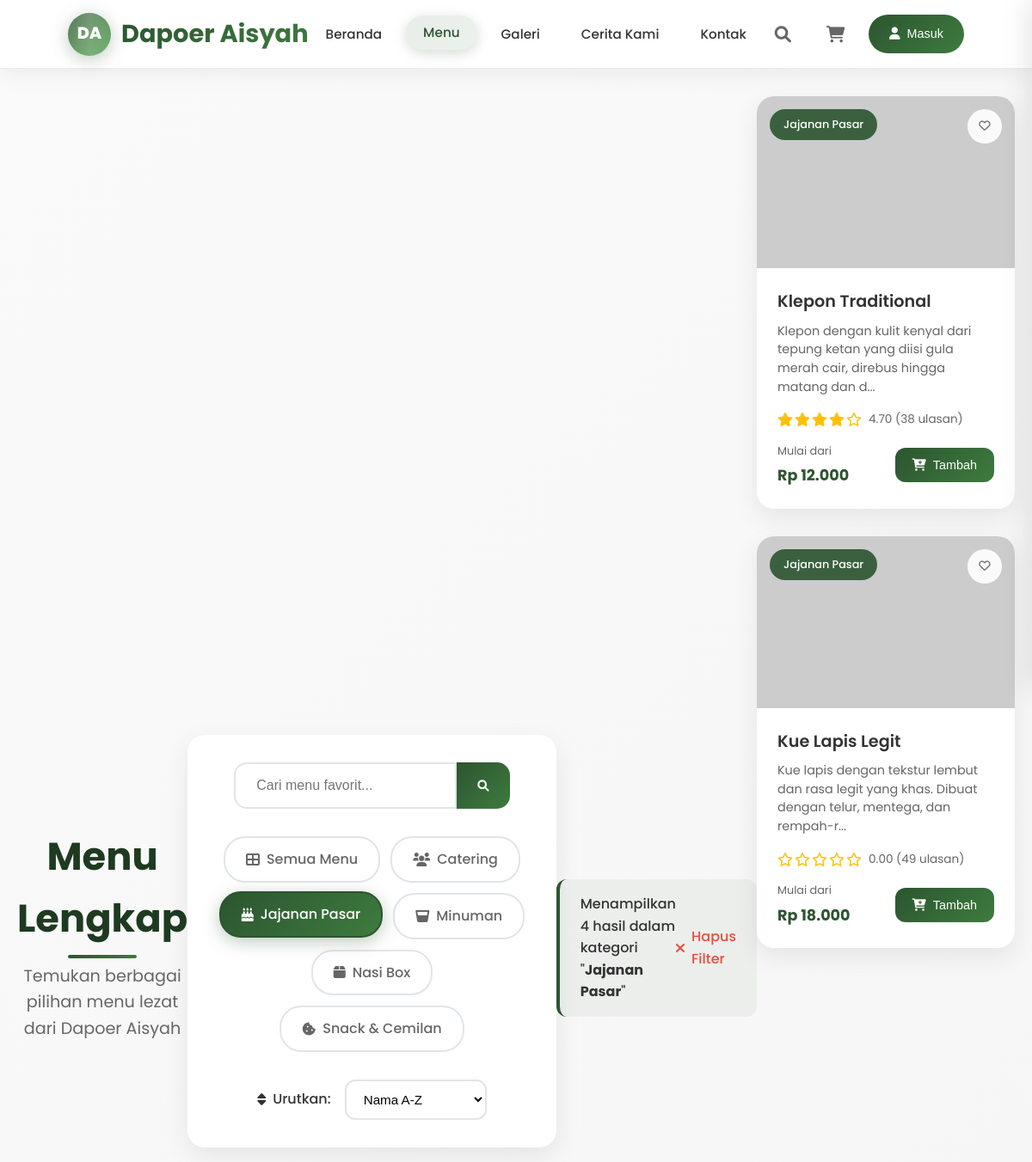
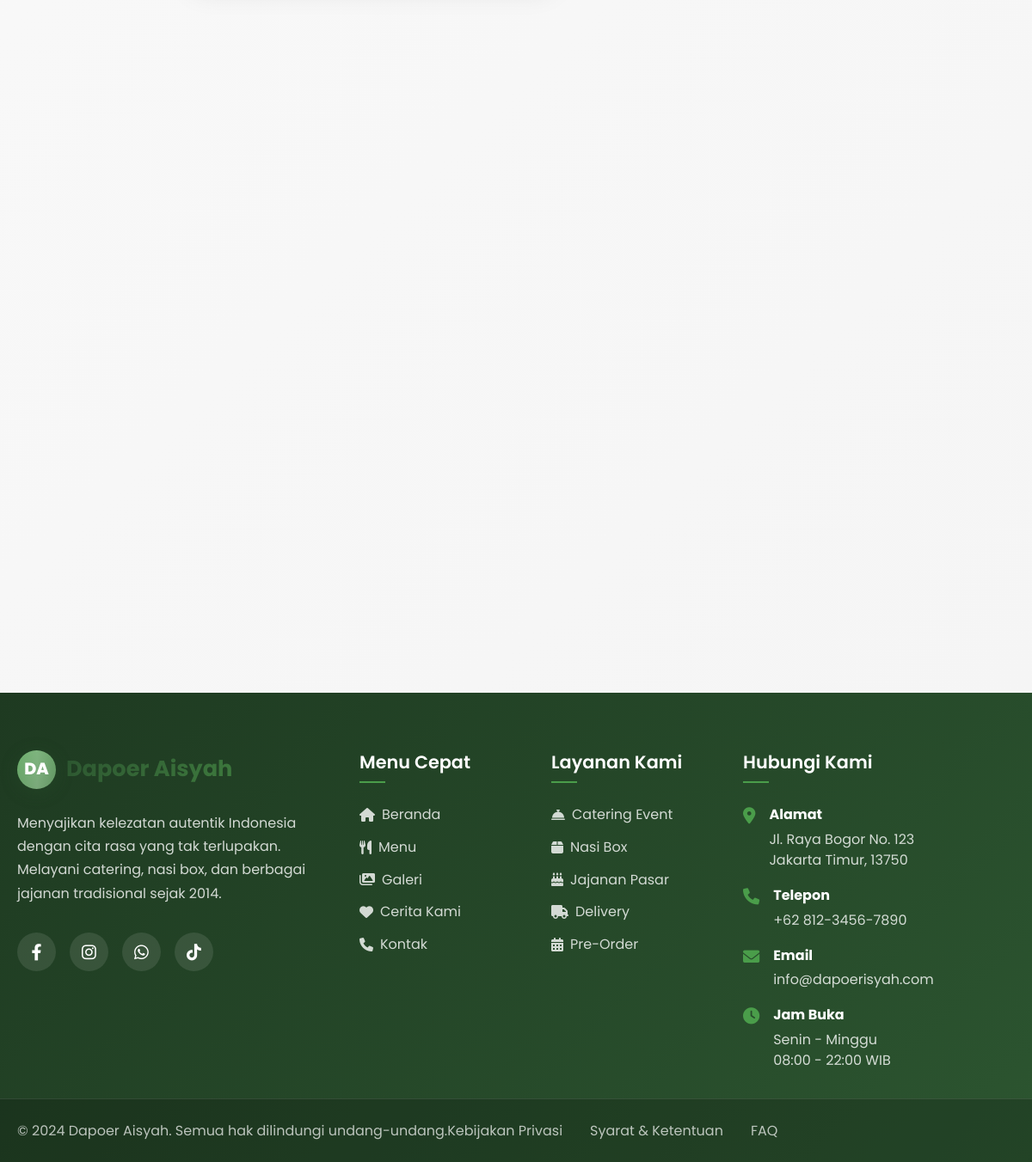
The page /menu.php?category=jajanan-pasar on the database its author committed (2 pictures, top to bottom).
### tables this page shows
CREATE TABLE categories (
    id INT AUTO_INCREMENT PRIMARY KEY,
    name VARCHAR(50) NOT NULL,
    slug VARCHAR(50) UNIQUE NOT NULL,
    description TEXT,
    image VARCHAR(255),
    icon VARCHAR(50),
    sort_order INT DEFAULT 0,
    is_active BOOLEAN DEFAULT TRUE,
    meta_title VARCHAR(150),
    meta_description TEXT,
    created_at TIMESTAMP DEFAULT CURRENT_TIMESTAMP,
    updated_at TIMESTAMP DEFAULT CURRENT_TIMESTAMP ON UPDATE CURRENT_TIMESTAMP,
    INDEX idx_slug (slug),
    INDEX idx_active (is_active)
);

CREATE TABLE products (
    id INT AUTO_INCREMENT PRIMARY KEY,
    name VARCHAR(100) NOT NULL,
    slug VARCHAR(100) UNIQUE NOT NULL,
    description TEXT,
    short_description VARCHAR(255),
    price DECIMAL(12,2) NOT NULL,
    sale_price DECIMAL(12,2),
    sku VARCHAR(50) UNIQUE,
    image VARCHAR(255),
    gallery JSON,
    category_id INT,
    stock INT DEFAULT 0,
    min_stock INT DEFAULT 5,
    rating DECIMAL(3,2) DEFAULT 0,
    rating_count INT DEFAULT 0,
    weight DECIMAL(8,2) DEFAULT 0,
    dimensions VARCHAR(50),
    is_featured BOOLEAN DEFAULT FALSE,
    is_active BOOLEAN DEFAULT TRUE,
    meta_title VARCHAR(150),
    meta_description TEXT,
    ingredients TEXT,
    nutritional_info JSON,
    allergen_info TEXT,
    serving_size VARCHAR(50),
    preparation_time INT,  
    spice_level ENUM('mild', 'medium', 'hot', 'extra_hot'),
    created_at TIMESTAMP DEFAULT CURRENT_TIMESTAMP,
    updated_at TIMESTAMP DEFAULT CURRENT_TIMESTAMP ON UPDATE CURRENT_TIMESTAMP,
    FOREIGN KEY (category_id) REFERENCES categories(id) ON DELETE SET NULL,
    INDEX idx_slug (slug),
    INDEX idx_category (category_id),
    INDEX idx_active (is_active),
    INDEX idx_featured (is_featured),
    INDEX idx_rating (rating),
    INDEX idx_price (price)
);

### config/database.php (called while the page is built, shortened)
<?php
function cleanInput($data) {
    $data = trim($data);
    $data = stripslashes($data);
    $data = htmlspecialchars($data);
    return $data;
}
?>

### menu.php (the view, shortened to what this page needs)
<?php
require_once 'config/database.php';
require_once 'includes/header.php';
$category = isset($_GET['category']) ? cleanInput($_GET['category']) : '';
$search = isset($_GET['search']) ? cleanInput($_GET['search']) : '';
$sort = isset($_GET['sort']) ? cleanInput($_GET['sort']) : 'name';
try {
    $pdo = getConnection();
    $stmt = $pdo->prepare("SELECT * FROM categories WHERE is_active = 1 ORDER BY name");
    $stmt->execute();
    $categories = $stmt->fetchAll();
    $whereConditions = ["p.is_active = 1"];
    $params = [];
    if ($category) {
        $whereConditions[] = "c.slug = ?";
        $params[] = $category;
    }
    $whereClause = implode(' AND ', $whereConditions);
    $orderBy = "p.name ASC";
    $sql = "
        SELECT p.*, c.name as category_name, c.slug as category_slug
        FROM products p
        LEFT JOIN categories c ON p.category_id = c.id
        WHERE $whereClause
        ORDER BY $orderBy
    ";
    $stmt = $pdo->prepare($sql);
    $stmt->execute($params);
    $products = $stmt->fetchAll();
} catch(PDOException $e) {
    $products = [];
    $categories = [];
}
?>
<main>
    <section class="menu-page">
        <div class="container">
            <div class="section-header">
                <h2>Menu Lengkap</h2>
                <p>Temukan berbagai pilihan menu lezat dari Dapoer Aisyah</p>
            </div>
            <div class="menu-filters">
                <div class="filter-container">
                    <div class="search-filter">
                        <form method="GET" class="search-form">
                            <div class="search-input-wrapper">
                                <input type="text" name="search" placeholder="Cari menu favorit..."
                                       value="<?php echo htmlspecialchars($search); ?>" class="filter-search-input">
                                <button type="submit" class="filter-search-btn">
                                    <i class="fas fa-search"></i>
                                </button>
                            </div>
                        </form>
                    </div>
                    <div class="category-filter">
                        <div class="filter-tabs">
                            <a href="menu.php" class="filter-tab <?php echo !$category ? 'active' : ''; ?>">
                                <i class="fas fa-th-large"></i>
                                Semua Menu
                            </a>
                            <?php foreach($categories as $cat): ?>
                                <a href="menu.php?category=<?php echo $cat['slug']; ?><?php echo $search ? '&search=' . urlencode($search) : ''; ?><?php echo $sort ? '&sort=' . $sort : ''; ?>"
                                   class="filter-tab <?php echo $category === $cat['slug'] ? 'active' : ''; ?>">
                                    <i class="<?php echo $cat['icon'] ?: 'fas fa-utensils'; ?>"></i>
                                    <?php echo htmlspecialchars($cat['name']); ?>
                                </a>
                            <?php endforeach; ?>
                        </div>
                    </div>
                    <div class="sort-filter">
                        <div class="sort-wrapper">
                            <label for="sortSelect">
                                <i class="fas fa-sort"></i>
                                Urutkan:
                            </label>
                            <select id="sortSelect" name="sort" onchange="changeSortOrder(this.value)" class="sort-select">
                                <option value="name" <?php echo $sort === 'name' ? 'selected' : ''; ?>>Nama A-Z</option>
                            </select>
                        </div>
                    </div>
                </div>
            </div>
            <?php if ($search || $category): ?>
                <div class="results-info">
                    <p>
                        Menampilkan <?php echo count($products); ?> hasil
                        <?php if ($category): ?>
                            <?php
                            $categoryName = '';
                            foreach($categories as $cat) {
                                if ($cat['slug'] === $category) {
                                    $categoryName = $cat['name'];
                                    break;
                                }
                            }
                            ?>
                            dalam kategori "<strong><?php echo htmlspecialchars($categoryName); ?></strong>"
                        <?php endif; ?>
                    </p>
                    <a href="menu.php" class="clear-filters">
                        <i class="fas fa-times"></i>
                        Hapus Filter
                    </a>
                </div>
            <?php endif; ?>
            <?php if (count($products) > 0): ?>
                <div class="products-grid">
                    <?php foreach($products as $product): ?>
                        <div class="product-card">
                            <div class="product-image">
                                <img src="<?php echo $product['image'] ?: 'https://images.unsplash.com/photo-1565299624946-b28f40a0ca4b?w=300&h=200&fit=crop'; ?>"
                                     alt="<?php echo htmlspecialchars($product['name']); ?>"
                                     onerror="this.src='https://via.placeholder.com/300x200/2c5530/ffffff?text=<?php echo urlencode($product['name']); ?>'">
                                <div class="product-category"><?php echo htmlspecialchars($product['category_name']); ?></div>
                                <button class="product-favorite" onclick="toggleFavorite(<?php echo $product['id']; ?>)">
                                    <i class="far fa-heart"></i>
                                </button>
                            </div>
                            <div class="product-info">
                                <h3 class="product-name"><?php echo htmlspecialchars($product['name']); ?></h3>
                                <p class="product-description"><?php echo htmlspecialchars(substr($product['description'], 0, 100)) . '...'; ?></p>
                                <div class="product-rating">
                                    <div class="rating-stars">
                                        <?php
                                        $rating = $product['rating'];
                                        for($i = 1; $i <= 5; $i++):
                                            echo $i <= $rating ? '<i class="fas fa-star"></i>' : '<i class="far fa-star"></i>';
                                        endfor;
                                        ?>
                                    </div>
                                    <span class="rating-text"><?php echo $rating; ?> (<?php echo rand(5, 50); ?> ulasan)</span>
                                </div>
                                <div class="product-footer">
                                    <div class="product-price">
                                        <span class="price-label">Mulai dari</span>
                                        <span class="price-amount">Rp <?php echo number_format($product['price'], 0, ',', '.'); ?></span>
                                    </div>
                                    <button class="add-to-cart-btn" onclick="addToCart(<?php echo $product['id']; ?>, '<?php echo htmlspecialchars($product['name']); ?>', <?php echo $product['price']; ?>, '<?php echo $product['image']; ?>')">
                                        <i class="fas fa-cart-plus"></i>
                                        <span>Tambah</span>
                                    </button>
                                </div>
                            </div>
                        </div>
                    <?php endforeach; ?>
                </div>
            <?php endif; ?>
        </div>
    </section>
</main>
<?php require_once 'includes/footer.php'; ?>

### assets/css/style.css (style rules this page uses)
* { margin: 0; padding: 0; box-sizing: border-box; }
body { font-family: "Poppins", "Segoe UI", Tahoma, Geneva, Verdana, sans-serif; line-height: 1.6; color: #333; background-color: #fff; overflow-x: hidden; }
.container { max-width: 1200px; margin: 0 auto; padding: 0 20px; }
html { scroll-behavior: smooth; }
section { padding: 5rem 0; }
.section-header { text-align: center; margin-bottom: 4rem; }
.section-header h2 { font-size: 2.8rem; font-weight: 700; margin-bottom: 1rem; color: #1e3a21; position: relative; }
.section-header h2::after { content: ""; position: absolute; bottom: -10px; left: 50%; transform: translateX(-50%); width: 80px; height: 4px; background: linear-gradient(135deg, #2c5530, #3e7b3e); border-radius: 2px; }
.section-header p { font-size: 1.2rem; color: #666; max-width: 600px; margin: 0 auto; line-height: 1.6; }
.products-grid { display: grid; grid-template-columns: repeat(auto-fit, minmax(300px, 1fr)); gap: 2rem; }
.product-card { background: white; border-radius: 20px; overflow: hidden; box-shadow: 0 10px 30px rgba(0, 0, 0, 0.08); transition: all 0.3s ease; position: relative; }
.product-image { position: relative; height: 200px; overflow: hidden; }
.product-image img { width: 100%; height: 100%; object-fit: cover; transition: transform 0.3s ease; }
.product-category { position: absolute; top: 15px; left: 15px; background: rgba(44, 85, 48, 0.9); color: white; padding: 0.5rem 1rem; border-radius: 20px; font-size: 0.8rem; font-weight: 500; }
.product-favorite { position: absolute; top: 15px; right: 15px; background: rgba(255, 255, 255, 0.9); border: none; width: 40px; height: 40px; border-radius: 50%; cursor: pointer; transition: all 0.3s ease; display: flex; align-items: center; justify-content: center; }
.product-info { padding: 1.5rem; }
.product-name { font-size: 1.2rem; font-weight: 600; margin-bottom: 0.5rem; color: #333; }
.product-description { color: #666; font-size: 0.9rem; margin-bottom: 1rem; line-height: 1.5; }
.product-rating { display: flex; align-items: center; gap: 0.5rem; margin-bottom: 1rem; }
.rating-stars { display: flex; gap: 2px; color: #ffc107; }
.rating-text { font-size: 0.85rem; color: #666; }
.product-footer { display: flex; justify-content: space-between; align-items: center; }
.product-price { display: flex; flex-direction: column; }
.price-label { font-size: 0.8rem; color: #666; margin-bottom: 0.25rem; }
.price-amount { font-size: 1.1rem; font-weight: 700; color: #2c5530; }
.add-to-cart-btn { background: linear-gradient(135deg, #2c5530, #3e7b3e); color: white; border: none; padding: 0.75rem 1.25rem; border-radius: 12px; cursor: pointer; transition: all 0.3s ease; display: flex; align-items: center; gap: 0.5rem; font-weight: 500; font-size: 0.9rem; }
.container { max-width: 1200px; margin: 0 auto; padding: 0 20px; height: 100%; display: flex; align-items: center; }

### rows shown on the page
categories: name "Catering"
categories: name "Jajanan Pasar"
categories: name "Minuman"
categories: name "Nasi Box"
categories: name "Snack & Cemilan"
products: category.name "Jajanan Pasar", name "Klepon Traditional", description "Klepon dengan kulit kenyal dari tepung ketan yang diisi gula merah cair, direbus hingga matang dan d", rating "4.70", price "12.000"
products: category.name "Jajanan Pasar", name "Kue Lapis Legit", description "Kue lapis dengan tekstur lembut dan rasa legit yang khas. Dibuat dengan telur, mentega, dan rempah-r", rating "0.00", price "18.000"

### other values the page prints
count($products) "4"
